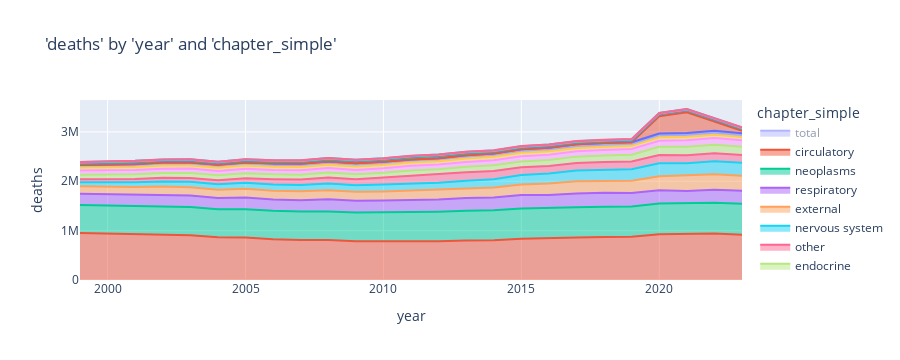

Notebook cell for this chart:
### Markdown cell above
### Chart

### Code cell
charters.chart(
    df=cod_all,
    x_axis="year",
    y_axis="deaths",
    color=category_col,
    type="area",
    category_orders=category_orders,
)

### Figure 1 — Plotly figure (JSON) as saved in the notebook; plotly's stock layout.template omitted (floating-point values rounded to 4 significant figures)
{"data": [{"fillpattern": {"shape": ""}, "hovertemplate": "chapter_simple=total<br>year=%{x}<br>deaths=%{y}<extra></extra>", "legendgroup": "total", "line": {"color": "#636efa"}, "marker": {"symbol": "circle"}, "mode": "lines", "name": "total", "orientation": "v", "showlegend": true, "stackgroup": "1", "type": "scatter", "visible": "legendonly", "x": [1999, 2000, 2001, 2002, 2003, 2004, 2005, 2006, 2007, 2008, 2009, 2010, 2011, 2012, 2013, 2014, 2015, 2016, 2017, 2018, 2019, 2020, 2021, 2022, 2023], "xaxis": "x", "y": [2391399, 2403351, 2416425, 2443386, 2448288, 2397615, 2448017, 2426264, 2423712, 2471984, 2437163, 2468435, 2515458, 2543279, 2596990, 2626418, 2712625, 2744248, 2813501, 2839204, 2854838, 3383729, 3464231, 3279857, 3090967], "yaxis": "y"}, {"fillpattern": {"shape": ""}, "hovertemplate": "chapter_simple=circulatory<br>year=%{x}<br>deaths=%{y}<extra></extra>", "legendgroup": "circulatory", "line": {"color": "#EF553B"}, "marker": {"symbol": "circle"}, "mode": "lines", "name": "circulatory", "orientation": "v", "showlegend": true, "stackgroup": "1", "type": "scatter", "x": [1999, 2000, 2001, 2002, 2003, 2004, 2005, 2006, 2007, 2008, 2009, 2010, 2011, 2012, 2013, 2014, 2015, 2016, 2017, 2018, 2019, 2020, 2021, 2022, 2023], "xaxis": "x", "y": [954339, 941526, 926999, 923339, 907180, 865863, 860843, 827741, 810257, 808525, 784742, 784454, 783475, 787431, 800937, 807775, 836546, 840678, 859125, 868662, 874613, 928741, 931578, 941652, 915968], "yaxis": "y"}, {"fillpattern": {"shape": ""}, "hovertemplate": "chapter_simple=neoplasms<br>year=%{x}<br>deaths=%{y}<extra></extra>", "legendgroup": "neoplasms", "line": {"color": "#00cc96"}, "marker": {"symbol": "circle"}, "mode": "lines", "name": "neoplasms", "orientation": "v", "showlegend": true, "stackgroup": "1", "type": "scatter", "x": [1999, 2000, 2001, 2002, 2003, 2004, 2005, 2006, 2007, 2008, 2009, 2010, 2011, 2012, 2013, 2014, 2015, 2016, 2017, 2018, 2019, 2020, 2021, 2022, 2023], "xaxis": "x", "y": [563065, 566637, 567444, 570570, 570465, 567468, 573022, 574010, 577079, 579939, 582233, 589660, 591688, 597679, 600113, 607739, 612207, 613832, 614932, 614914, 615191, 618579, 621450, 624405, 629491], "yaxis": "y"}, {"fillpattern": {"shape": ""}, "hovertemplate": "chapter_simple=respiratory<br>year=%{x}<br>deaths=%{y}<extra></extra>", "legendgroup": "respiratory", "line": {"color": "#ab63fa"}, "marker": {"symbol": "circle"}, "mode": "lines", "name": "respiratory", "orientation": "v", "showlegend": true, "stackgroup": "1", "type": "scatter", "x": [1999, 2000, 2001, 2002, 2003, 2004, 2005, 2006, 2007, 2008, 2009, 2010, 2011, 2012, 2013, 2014, 2015, 2016, 2017, 2018, 2019, 2020, 2021, 2022, 2023], "xaxis": "x", "y": [229863, 231079, 230009, 234629, 235935, 227093, 239680, 226661, 227307, 245099, 238636, 237433, 248742, 246311, 261071, 258333, 271229, 266037, 278673, 282641, 271026, 270506, 250835, 263381, 261113], "yaxis": "y"}, {"fillpattern": {"shape": ""}, "hovertemplate": "chapter_simple=external<br>year=%{x}<br>deaths=%{y}<extra></extra>", "legendgroup": "external", "line": {"color": "#FFA15A"}, "marker": {"symbol": "circle"}, "mode": "lines", "name": "external", "orientation": "v", "showlegend": true, "stackgroup": "1", "type": "scatter", "x": [1999, 2000, 2001, 2002, 2003, 2004, 2005, 2006, 2007, 2008, 2009, 2010, 2011, 2012, 2013, 2014, 2015, 2016, 2017, 2018, 2019, 2020, 2021, 2022, 2023], "xaxis": "x", "y": [151109, 151268, 157173, 164111, 166857, 170067, 176406, 181586, 185076, 183816, 179770, 183301, 190048, 192988, 195710, 202292, 216689, 235194, 247496, 245186, 251350, 283705, 312137, 311511, 303901], "yaxis": "y"}, {"fillpattern": {"shape": ""}, "hovertemplate": "chapter_simple=nervous system<br>year=%{x}<br>deaths=%{y}<extra></extra>", "legendgroup": "nervous system", "line": {"color": "#19d3f3"}, "marker": {"symbol": "circle"}, "mode": "lines", "name": "nervous system", "orientation": "v", "showlegend": true, "stackgroup": "1", "type": "scatter", "x": [1999, 2000, 2001, 2002, 2003, 2004, 2005, 2006, 2007, 2008, 2009, 2010, 2011, 2012, 2013, 2014, 2015, 2016, 2017, 2018, 2019, 2020, 2021, 2022, 2023], "xaxis": "x", "y": [84077, 91014, 96524, 103064, 109640, 111751, 120713, 122965, 126997, 136607, 134168, 141106, 144920, 146187, 151784, 165434, 190512, 202352, 216353, 224937, 233715, 262344, 251546, 264446, 263619], "yaxis": "y"}, {"fillpattern": {"shape": ""}, "hovertemplate": "chapter_simple=other<br>year=%{x}<br>deaths=%{y}<extra></extra>", "legendgroup": "other", "line": {"color": "#FF6692"}, "marker": {"symbol": "circle"}, "mode": "lines", "name": "other", "orientation": "v", "showlegend": true, "stackgroup": "1", "type": "scatter", "x": [1999, 2000, 2001, 2002, 2003, 2004, 2005, 2006, 2007, 2008, 2009, 2010, 2011, 2012, 2013, 2014, 2015, 2016, 2017, 2018, 2019, 2020, 2021, 2022, 2023], "xaxis": "x", "y": [59290, 63658, 68729, 74234, 78792, 80092, 90221, 109666, 108190, 122602, 123687, 138257, 153924, 165967, 174393, 168939, 155210, 151458, 154726, 154568, 153887, 169680, 159099, 162835, 157106], "yaxis": "y"}, {"fillpattern": {"shape": ""}, "hovertemplate": "chapter_simple=endocrine<br>year=%{x}<br>deaths=%{y}<extra></extra>", "legendgroup": "endocrine", "line": {"color": "#B6E880"}, "marker": {"symbol": "circle"}, "mode": "lines", "name": "endocrine", "orientation": "v", "showlegend": true, "stackgroup": "1", "type": "scatter", "x": [1999, 2000, 2001, 2002, 2003, 2004, 2005, 2006, 2007, 2008, 2009, 2010, 2011, 2012, 2013, 2014, 2015, 2016, 2017, 2018, 2019, 2020, 2021, 2022, 2023], "xaxis": "x", "y": [92872, 94345, 96820, 99458, 100443, 99042, 103152, 99204, 99028, 99326, 97984, 98891, 105144, 105926, 109159, 112738, 118532, 121258, 127947, 133156, 140107, 164128, 171890, 174196, 169100], "yaxis": "y"}, {"fillpattern": {"shape": ""}, "hovertemplate": "chapter_simple=digestive<br>year=%{x}<br>deaths=%{y}<extra></extra>", "legendgroup": "digestive", "line": {"color": "#FF97FF"}, "marker": {"symbol": "circle"}, "mode": "lines", "name": "digestive", "orientation": "v", "showlegend": true, "stackgroup": "1", "type": "scatter", "x": [1999, 2000, 2001, 2002, 2003, 2004, 2005, 2006, 2007, 2008, 2009, 2010, 2011, 2012, 2013, 2014, 2015, 2016, 2017, 2018, 2019, 2020, 2021, 2022, 2023], "xaxis": "x", "y": [82876, 84015, 85833, 86710, 87764, 86337, 87391, 87607, 89151, 91097, 89415, 91314, 94096, 95284, 98364, 100975, 104624, 105916, 107653, 109780, 112894, 123940, 133859, 132739, 128404], "yaxis": "y"}, {"fillpattern": {"shape": ""}, "hovertemplate": "chapter_simple=infectious<br>year=%{x}<br>deaths=%{y}<extra></extra>", "legendgroup": "infectious", "line": {"color": "#FECB52"}, "marker": {"symbol": "circle"}, "mode": "lines", "name": "infectious", "orientation": "v", "showlegend": true, "stackgroup": "1", "type": "scatter", "x": [1999, 2000, 2001, 2002, 2003, 2004, 2005, 2006, 2007, 2008, 2009, 2010, 2011, 2012, 2013, 2014, 2015, 2016, 2017, 2018, 2019, 2020, 2021, 2022, 2023], "xaxis": "x", "y": [59984, 59007, 60336, 63981, 64661, 64618, 66507, 66993, 66850, 68432, 69558, 67583, 68818, 68409, 70601, 70413, 72090, 70052, 69385, 67971, 64706, 68316, 68562, 69937, 69221], "yaxis": "y"}, {"fillpattern": {"shape": ""}, "hovertemplate": "chapter_simple=genitourinary<br>year=%{x}<br>deaths=%{y}<extra></extra>", "legendgroup": "genitourinary", "line": {"color": "#636efa"}, "marker": {"symbol": "circle"}, "mode": "lines", "name": "genitourinary", "orientation": "v", "showlegend": true, "stackgroup": "1", "type": "scatter", "x": [1999, 2000, 2001, 2002, 2003, 2004, 2005, 2006, 2007, 2008, 2009, 2010, 2011, 2012, 2013, 2014, 2015, 2016, 2017, 2018, 2019, 2020, 2021, 2022, 2023], "xaxis": "x", "y": [53127, 54560, 57026, 58334, 60081, 60326, 62773, 63581, 64743, 63130, 63538, 65676, 61592, 62030, 64085, 66165, 69373, 70316, 71453, 72526, 72871, 76772, 78968, 80382, 76889], "yaxis": "y"}, {"fillpattern": {"shape": ""}, "hovertemplate": "chapter_simple=covid<br>year=%{x}<br>deaths=%{y}<extra></extra>", "legendgroup": "covid", "line": {"color": "#EF553B"}, "marker": {"symbol": "circle"}, "mode": "lines", "name": "covid", "orientation": "v", "showlegend": true, "stackgroup": "1", "type": "scatter", "x": [2001, 2019, 2020, 2021, 2022, 2023], "xaxis": "x", "y": [2926, 27, 350921, 416927, 186579, 49954], "yaxis": "y"}, {"fillpattern": {"shape": ""}, "hovertemplate": "chapter_simple=abnormal<br>year=%{x}<br>deaths=%{y}<extra></extra>", "legendgroup": "abnormal", "line": {"color": "#00cc96"}, "marker": {"symbol": "circle"}, "mode": "lines", "name": "abnormal", "orientation": "v", "showlegend": true, "stackgroup": "1", "type": "scatter", "x": [1999, 2000, 2001, 2002, 2003, 2004, 2005, 2006, 2007, 2008, 2009, 2010, 2011, 2012, 2013, 2014, 2015, 2016, 2017, 2018, 2019, 2020, 2021, 2022, 2023], "xaxis": "x", "y": [26672, 31876, 32326, 29975, 31444, 30126, 31999, 31725, 33500, 38522, 39829, 38360, 40184, 42050, 37752, 32242, 32042, 33373, 32750, 32537, 32408, 34098, 34503, 34110, 33262], "yaxis": "y"}, {"fillpattern": {"shape": ""}, "hovertemplate": "chapter_simple=perinatal<br>year=%{x}<br>deaths=%{y}<extra></extra>", "legendgroup": "perinatal", "line": {"color": "#ab63fa"}, "marker": {"symbol": "circle"}, "mode": "lines", "name": "perinatal", "orientation": "v", "showlegend": true, "stackgroup": "1", "type": "scatter", "x": [1999, 2000, 2001, 2002, 2003, 2004, 2005, 2006, 2007, 2008, 2009, 2010, 2011, 2012, 2013, 2014, 2015, 2016, 2017, 2018, 2019, 2020, 2021, 2022, 2023], "xaxis": "x", "y": [14259, 14069, 13887, 14254, 14378, 14213, 14549, 14442, 14599, 13933, 13116, 12128, 12036, 11917, 12084, 11897, 11715, 11493, 11108, 10718, 10412, 9672, 9579, 10203, 10006], "yaxis": "y"}, {"fillpattern": {"shape": ""}, "hovertemplate": "chapter_simple=blood<br>year=%{x}<br>deaths=%{y}<extra></extra>", "legendgroup": "blood", "line": {"color": "#FFA15A"}, "marker": {"symbol": "circle"}, "mode": "lines", "name": "blood", "orientation": "v", "showlegend": true, "stackgroup": "1", "type": "scatter", "x": [1999, 2000, 2001, 2002, 2003, 2004, 2005, 2006, 2007, 2008, 2009, 2010, 2011, 2012, 2013, 2014, 2015, 2016, 2017, 2018, 2019, 2020, 2021, 2022, 2023], "xaxis": "x", "y": [9067, 9315, 9535, 9661, 9585, 9424, 9591, 8834, 9745, 9873, 9644, 9774, 10158, 10474, 10216, 10744, 10699, 10927, 10790, 10906, 10815, 11466, 11947, 12069, 11948], "yaxis": "y"}, {"fillpattern": {"shape": ""}, "hovertemplate": "chapter_simple=malformations<br>year=%{x}<br>deaths=%{y}<extra></extra>", "legendgroup": "malformations", "line": {"color": "#19d3f3"}, "marker": {"symbol": "circle"}, "mode": "lines", "name": "malformations", "orientation": "v", "showlegend": true, "stackgroup": "1", "type": "scatter", "x": [1999, 2000, 2001, 2002, 2003, 2004, 2005, 2006, 2007, 2008, 2009, 2010, 2011, 2012, 2013, 2014, 2015, 2016, 2017, 2018, 2019, 2020, 2021, 2022, 2023], "xaxis": "x", "y": [10393, 10578, 10442, 10687, 10518, 10498, 10410, 10489, 10421, 10288, 9883, 9673, 9702, 9636, 9583, 9609, 10017, 10131, 9902, 9729, 9713, 9573, 9664, 10149, 9931], "yaxis": "y"}, {"fillpattern": {"shape": ""}, "hovertemplate": "chapter_simple=pregnancy<br>year=%{x}<br>deaths=%{y}<extra></extra>", "legendgroup": "pregnancy", "line": {"color": "#FF6692"}, "marker": {"symbol": "circle"}, "mode": "lines", "name": "pregnancy", "orientation": "v", "showlegend": true, "stackgroup": "1", "type": "scatter", "x": [1999, 2000, 2001, 2002, 2003, 2004, 2005, 2006, 2007, 2008, 2009, 2010, 2011, 2012, 2013, 2014, 2015, 2016, 2017, 2018, 2019, 2020, 2021, 2022, 2023], "xaxis": "x", "y": [406, 404, 416, 379, 545, 697, 760, 760, 769, 795, 960, 825, 931, 990, 1138, 1123, 1140, 1231, 1208, 973, 1103, 1288, 1687, 1263, 1054], "yaxis": "y"}], "layout": {"height": 360, "legend": {"title": {"text": "chapter_simple"}, "tracegroupgap": 0}, "title": {"text": "'deaths' by 'year' and 'chapter_simple'"}, "xaxis": {"anchor": "y", "autorange": true, "domain": [0, 1], "range": [1999, 2023], "title": {"text": "year"}, "type": "linear"}, "yaxis": {"anchor": "x", "autorange": true, "domain": [0, 1], "range": [0, 3647000.0], "title": {"text": "deaths"}, "type": "linear"}}}
